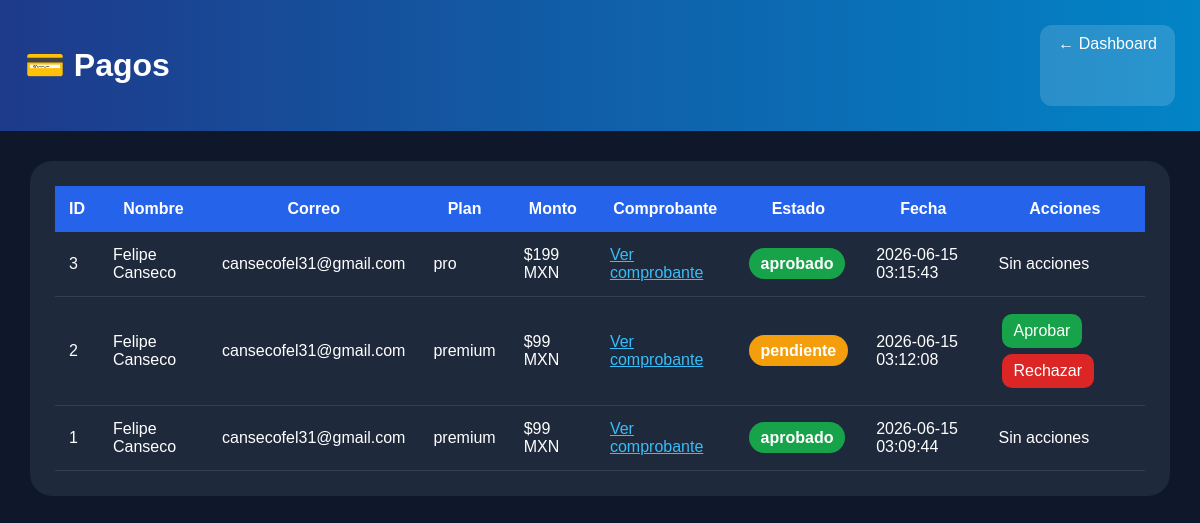
/admin/pagos (signed in), run on the app's committed database.
### tables this page shows
CREATE TABLE pagos (
            id INTEGER PRIMARY KEY AUTOINCREMENT,
            usuario_id INTEGER,
            nombre TEXT,
            correo TEXT,
            plan TEXT,
            monto TEXT,
            comprobante TEXT,
            estado TEXT DEFAULT 'pendiente',
            fecha TEXT
        );

### app.py (the view)
@app.route('/admin/pagos')
def admin_pagos():
    if not session.get("admin"):
        return redirect('/admin')
    conexion = sqlite3.connect("usuarios.db")
    cursor = conexion.cursor()
    cursor.execute("""
        SELECT id, nombre, correo, plan, monto, comprobante, estado, fecha, usuario_id
        FROM pagos
        ORDER BY id DESC
    """)
    pagos = cursor.fetchall()
    conexion.close()
    return render_template("admin_pagos.html", pagos=pagos)

### templates/admin_pagos.html (shortened to what this page needs)
<!DOCTYPE html>
<html>
<head>
</head>
<body>
<div class="header">
    <h1>💳 Pagos</h1>
    <a href="/admin/dashboard">← Dashboard</a>
</div>
<div class="container">
<div class="card">
<table>
<tr>
    <th>ID</th>
    <th>Nombre</th>
    <th>Correo</th>
    <th>Plan</th>
    <th>Monto</th>
    <th>Comprobante</th>
    <th>Estado</th>
    <th>Fecha</th>
    <th>Acciones</th>
</tr>
{% for pago in pagos %}
<tr>
    <td>{{ pago[0] }}</td>
    <td>{{ pago[1] }}</td>
    <td>{{ pago[2] }}</td>
    <td>{{ pago[3] }}</td>
    <td>{{ pago[4] }}</td>
    <td>
        {% if pago[5] %}
            <a href="/static/comprobantes/{{ pago[5] }}" target="_blank" style="color:#38bdf8;">
                Ver comprobante
            </a>
        {% else %}
            Sin archivo
        {% endif %}
    </td>
    <td>
        <span class="badge {{ pago[6] }}">
            {{ pago[6] }}
        </span>
    </td>
    <td>{{ pago[7] }}</td>
    <td>
        {% if pago[6] == "pendiente" %}
            <a class="btn aprobar" href="/admin/pagos/aprobar/{{ pago[0] }}/{{ pago[8] }}/{{ pago[3] }}">
                Aprobar
            </a>
            <a class="btn rechazar" href="/admin/pagos/rechazar/{{ pago[0] }}">
                Rechazar
            </a>
        {% else %}
            Sin acciones
        {% endif %}
    </td>
</tr>
{% endfor %}
</table>
</div>
</div>
</body>
</html>

### templates/admin_pagos.html (style rules this page uses)
body { margin:0;font-family:Arial;background:#0f172a;color:white; }
.header { background:linear-gradient(90deg,#1e3a8a,#0284c7);padding:25px;display:flex;justify-content:space-between; }
.header a { color:white;text-decoration:none;background:rgba(255,255,255,.15);padding:10px 18px;border-radius:12px; }
.container { padding:30px; }
.card { background:#1e293b;border-radius:22px;padding:25px; }
table { width:100%;border-collapse:collapse; }
th { background:#2563eb;padding:14px; }
td { padding:14px;border-bottom:1px solid rgba(255,255,255,.1); }
.btn { padding:8px 12px;border-radius:10px;text-decoration:none;color:white;margin:3px;display:inline-block; }
.aprobar { background:#16a34a; }
.rechazar { background:#dc2626; }
.badge { padding:7px 12px;border-radius:20px;font-weight:bold; }
.pendiente { background:#f59e0b; }
.aprobado { background:#16a34a; }

### data on the page
pagos: id "3", nombre "Felipe Canseco", correo "cansecofel31@gmail.com", plan "pro", monto "$199 MXN", estado "aprobado", fecha "2026-06-15 03:15:43", shows "Sin acciones"
pagos: id "2", nombre "Felipe Canseco", correo "cansecofel31@gmail.com", plan "premium", monto "$99 MXN", estado "pendiente", fecha "2026-06-15 03:12:08"
pagos: id "1", nombre "Felipe Canseco", correo "cansecofel31@gmail.com", plan "premium", monto "$99 MXN", estado "aprobado", fecha "2026-06-15 03:09:44", shows "Sin acciones"
